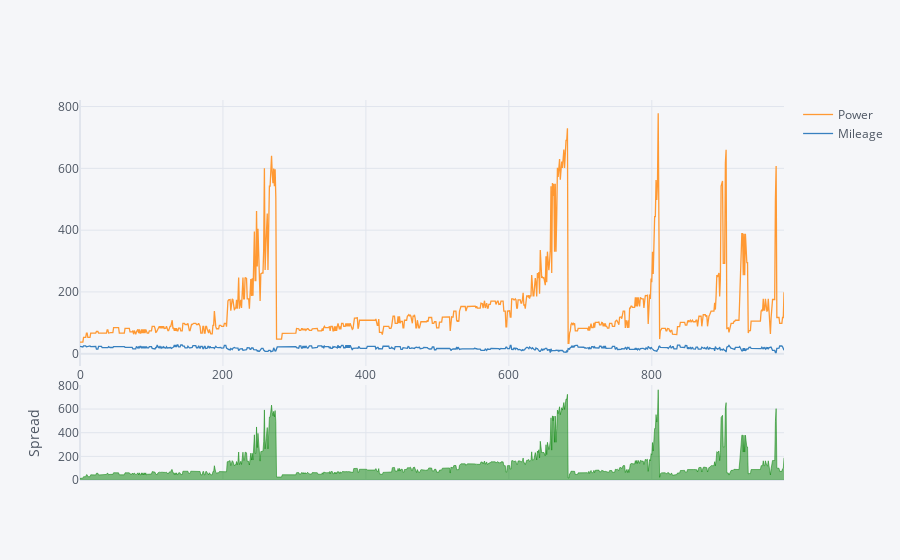

The notebook cell saved with this chart:
### Code cell
df1 = pd.DataFrame({'Power' : list(df['Power']), 'Mileage' : list(df['Mileage'])})
df1.iplot(kind = 'spread')

### Figure 1 — Plotly figure (JSON) as saved in the notebook; plotly's stock layout.template omitted (floating-point values rounded to 4 significant figures; data arrays with more than 128 entries replaced by an {"elided": "..."} marker saying what was removed)
{"data": [{"line": {"color": "rgba(255, 153, 51, 1.0)", "dash": "solid", "shape": "linear", "width": 1.3}, "mode": "lines", "name": "Power", "text": "", "type": "scatter", "x": {"elided": "986 int values"}, "y": {"elided": "986 float values"}}, {"line": {"color": "rgba(55, 128, 191, 1.0)", "dash": "solid", "shape": "linear", "width": 1.3}, "mode": "lines", "name": "Mileage", "text": "", "type": "scatter", "x": {"elided": "986 int values"}, "y": {"elided": "986 float values"}}, {"connectgaps": false, "fill": "tozeroy", "line": {"color": "green", "dash": "solid", "shape": "linear", "width": 0.5}, "mode": "lines", "name": "Spread", "showlegend": false, "type": "scatter", "x": {"elided": "986 int values"}, "xaxis": "x2", "y": {"elided": "986 float values"}, "yaxis": "y2"}, {"connectgaps": false, "fill": "tozeroy", "line": {"color": "red", "dash": "solid", "shape": "linear", "width": 0.5}, "mode": "lines", "name": "Spread", "showlegend": false, "type": "scatter", "x": {"elided": "986 int values"}, "xaxis": "x2", "y": {"elided": "986 str values"}, "yaxis": "y2"}], "layout": {"hovermode": "x", "legend": {"bgcolor": "#F5F6F9", "font": {"color": "#4D5663"}}, "paper_bgcolor": "#F5F6F9", "plot_bgcolor": "#F5F6F9", "title": {"font": {"color": "#4D5663"}}, "xaxis": {"gridcolor": "#E1E5ED", "showgrid": true, "tickfont": {"color": "#4D5663"}, "title": {"font": {"color": "#4D5663"}, "text": ""}, "zerolinecolor": "#E1E5ED"}, "xaxis2": {"anchor": "y2", "gridcolor": "#E1E5ED", "showgrid": true, "showticklabels": false, "tickfont": {"color": "#4D5663"}, "title": {"font": {"color": "#4D5663"}, "text": ""}, "zerolinecolor": "#E1E5ED"}, "yaxis": {"domain": [0.3, 1], "gridcolor": "#E1E5ED", "showgrid": true, "tickfont": {"color": "#4D5663"}, "title": {"font": {"color": "#4D5663"}, "text": ""}, "zerolinecolor": "#E1E5ED"}, "yaxis2": {"domain": [0, 0.25], "gridcolor": "#E1E5ED", "showgrid": true, "tickfont": {"color": "#4D5663"}, "title": {"font": {"color": "#4D5663"}, "text": "Spread"}, "zerolinecolor": "#E1E5ED"}}}
